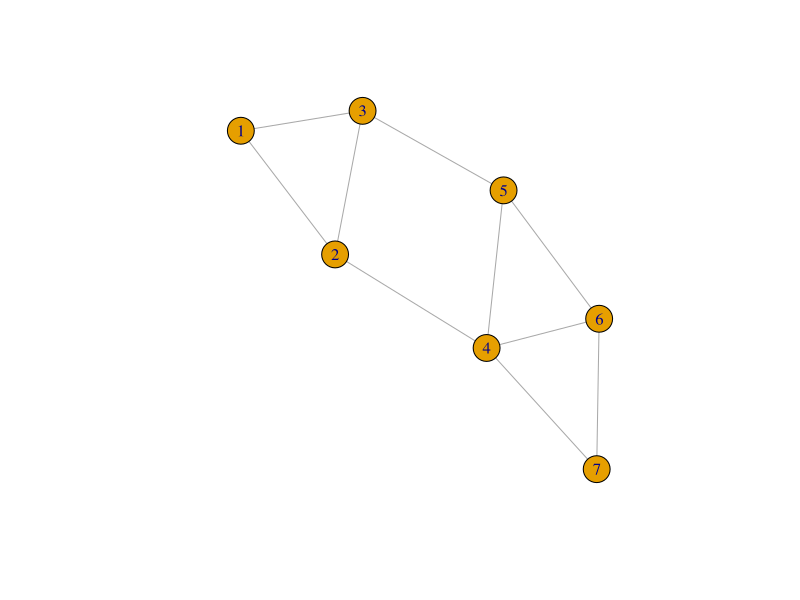
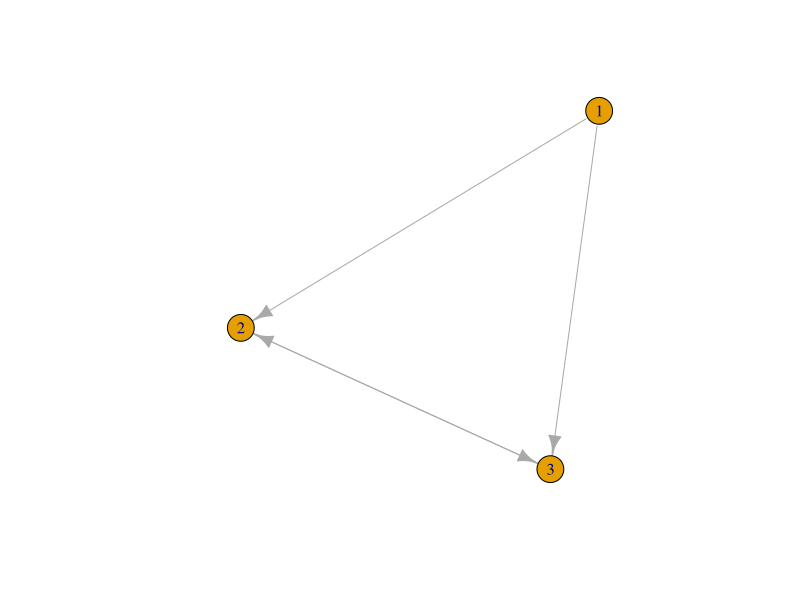
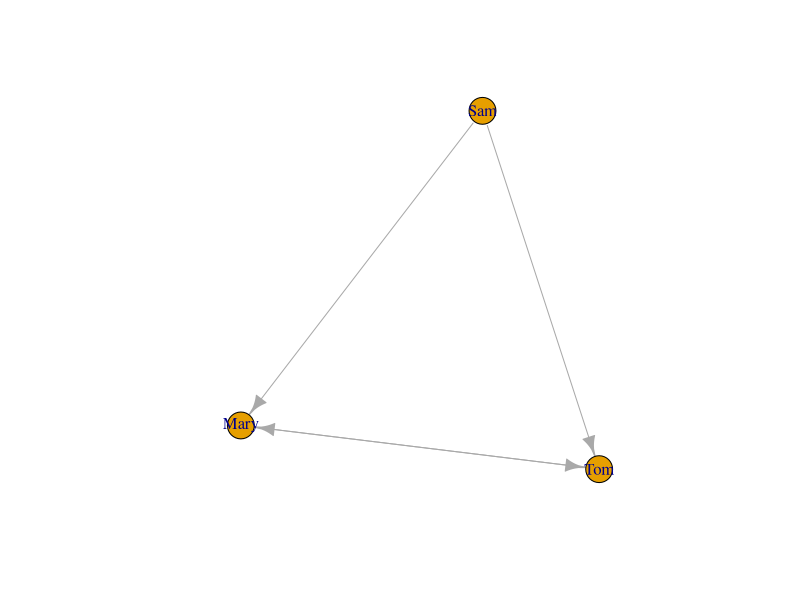

Write R code to recreate these figures, in order.


library(igraph)

g <- graph.formula(1-2, 1-3, 2-3, 2-4, 3-5, 4-5, 4-6, 4-7, 5-6, 6-7)

V(g)
E(g)

plot(g)

dg <- graph.formula(1-+2, 1-+3, 2++3)
plot(dg)

dg1 <- graph.formula(Sam-+Mary, Sam-+Tom, Mary++Tom)
plot(dg1)

# Number of vertices
vcount(g)

# Number of edges
ecount(g)

# Degree (FIXED)
igraph::degree(g)

# In-degree
igraph::degree(dg, mode = "in")

# Out-degree
igraph::degree(dg, mode = "out")

# Node with lowest degree
V(dg)$name[igraph::degree(dg) == min(igraph::degree(dg))]

# Node with highest degree
V(dg)$name[igraph::degree(dg) == max(igraph::degree(dg))]

# Neighbors
neighbors(g, 5)
neighbors(g, 2)

# Adjacency list
as_adj_list(dg)
as_adj_list(g)
